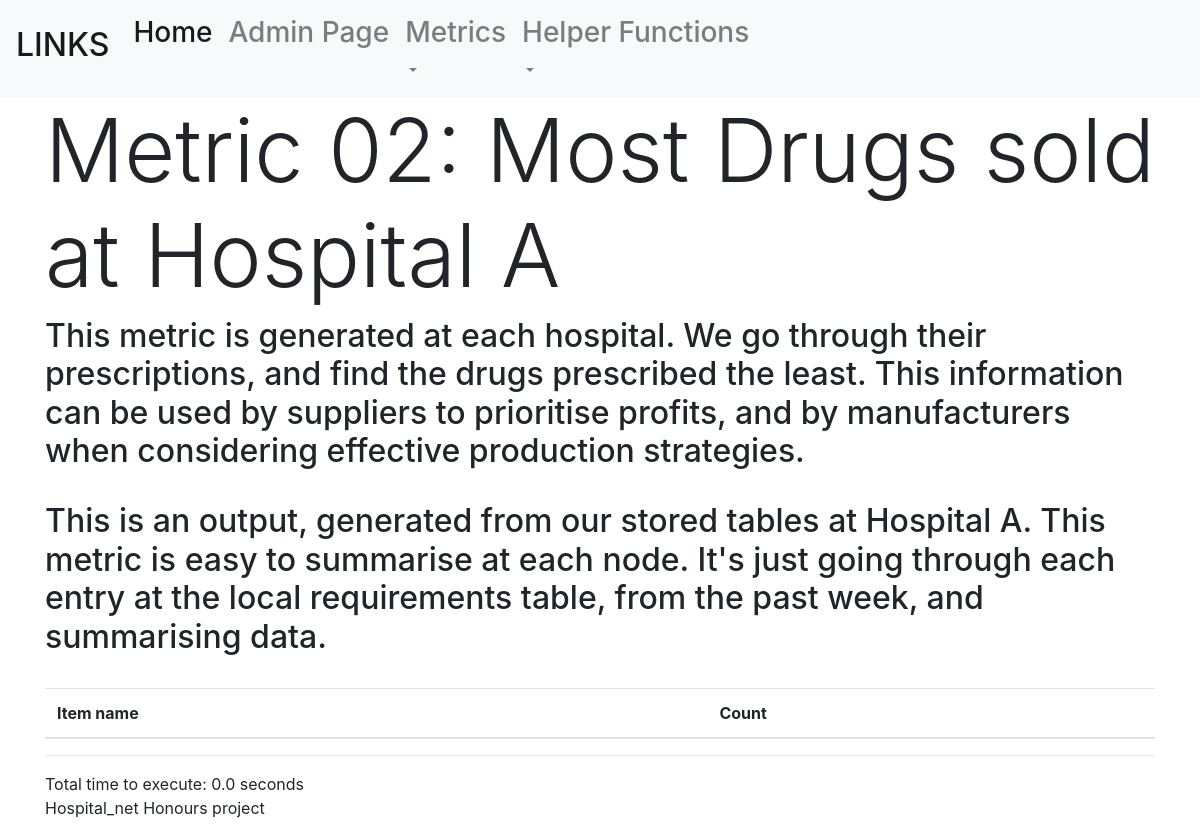
The app's page /metric_02/, older data.
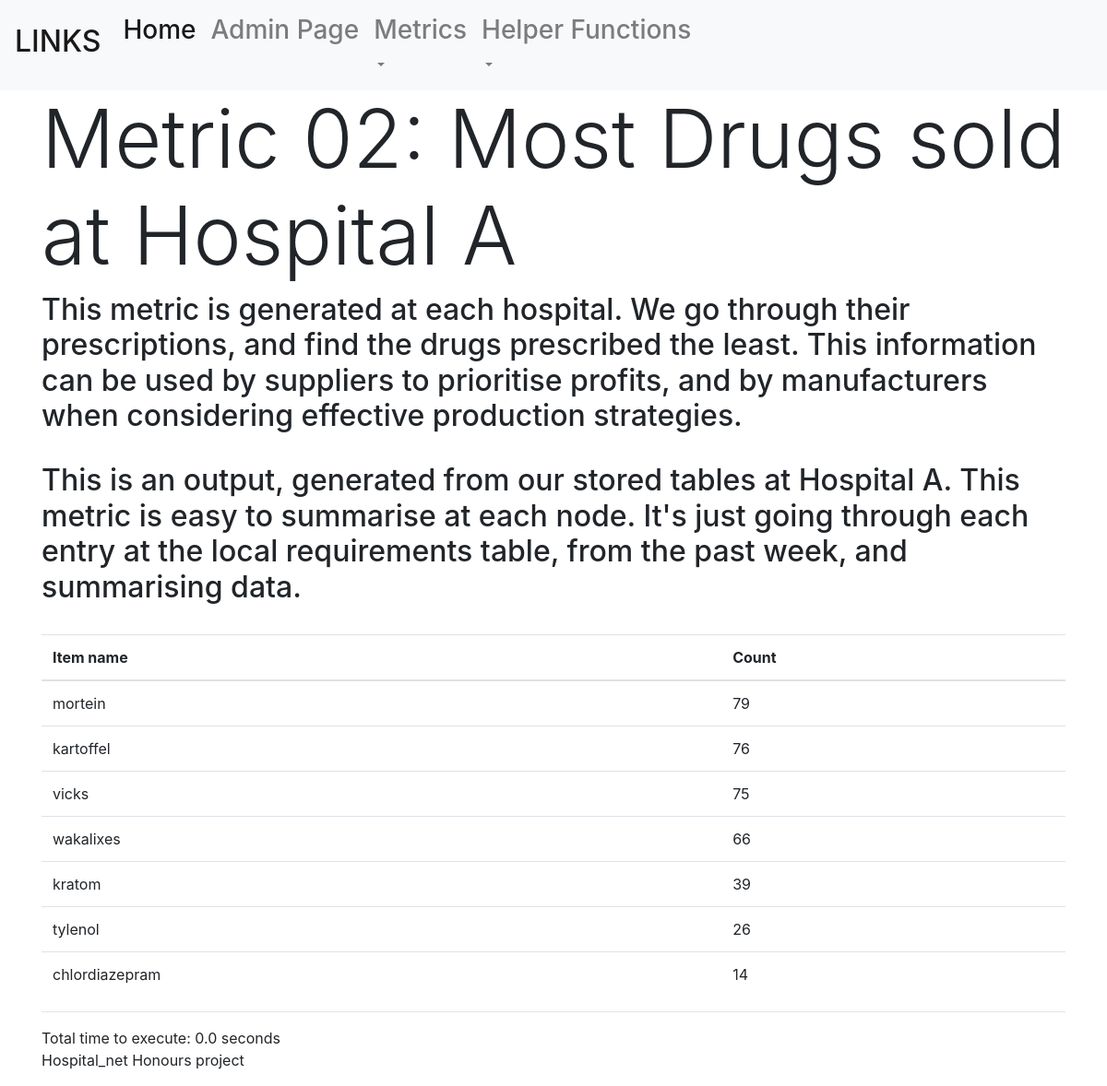
The same page, newer data.
### hospital/models.py (models this page shows, shortened)
class hosp_req(models.Model):
    itemname = models.CharField(max_length=200)
    quantity = models.IntegerField()
    hosp_name = models.CharField(choices=hospital_names, max_length=10)
    date = models.DateField(verbose_name="Date of change")
    class Meta:
        unique_together = ("itemname", "hosp_name", "date")

### hospital_net/views.py (the view)
# urls.py: path('metric_02/', views.metric_02_viewpage),
def metric_02_viewpage(request, hospital='A'):
    counts = dict()
    start = time.time()
    for i in range(8):
        date = datetime.date.today() - datetime.timedelta(days=i)
        objs = hosp_req.objects.filter(hosp_name=hospital, date=date)
        for obj in objs:
            if obj.itemname not in counts.keys():
                counts[obj.itemname] = obj.quantity
            else:
                counts[obj.itemname]+=obj.quantity
    end = time.time()-start
    counts = dict(sorted(counts.items(), key=lambda item: item[1], reverse=True))
    print(counts)
    return render(request, 'hospital/metric_02.html', context={"objs": counts, "hospital": hospital, "exectime": end})

### hospital/templates/hospital/metric_02.html
{% extends "hospital/base.html" %}
{% block content %}
    <h1 class="display-2">
        Metric 02: Most Drugs sold at Hospital {{hospital}}
    </h1>
    <h2>
    This metric is generated at each hospital. We go through their prescriptions, and find the drugs prescribed the least. This information can be used by suppliers to prioritise profits, and by manufacturers when considering effective production strategies.
    </h2>
    <br>
    <h2>
    This is an output, generated from our stored tables at Hospital {{hospital}}. This metric is easy to summarise at each node. It's just going through each entry at the local requirements table, from the past week, and summarising data.
    </h2>
    <br>
    <table class="table">
        <thead>
            <tr>
                <th scope="col">Item name</th>
                <th scope="col">Count</th>
            </tr>
        </thead>
        <tbody>
        {% for key,value in objs.items %}
            <tr>
                <td>{{ key }}</td>
                <td>{{ value }}</td>
            </tr>
        {% endfor %}
        </tbody>
        </table>
    <hr>
    Total time to execute: {{exectime}} seconds
{% endblock content %}

Row changes from the older to the newer data that the page shows:
added hosp_req: objs "mortein"
added hosp_req: objs "kartoffel"
added hosp_req: objs "vicks"
added hosp_req: objs "wakalixes"
added hosp_req: objs "kratom"
added hosp_req: objs "tylenol"
added hosp_req: objs "chlordiazepram"
Text that changed along with them:
new list line: "79"
new list line: "76"
new list line: "75"
new list line: "66"
new list line: "39"
new list line: "26"
new list line: "14"
